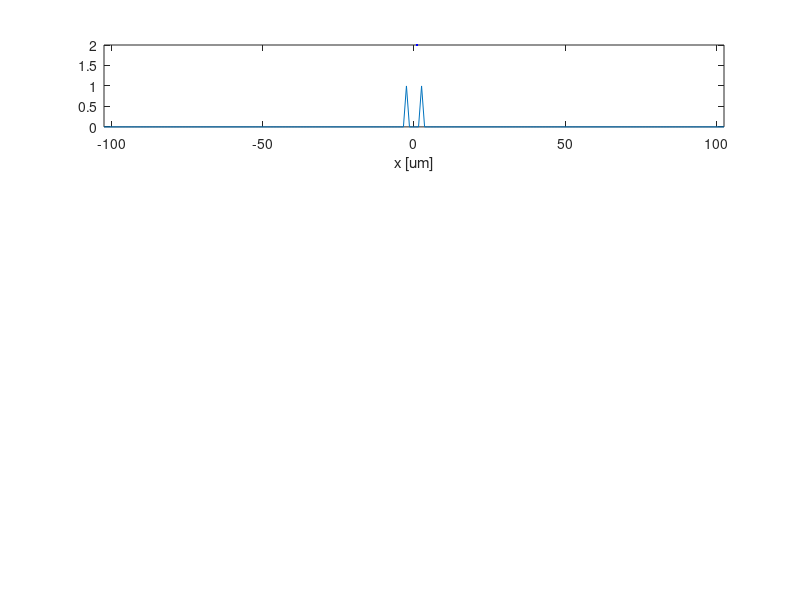

The MATLAB script that drew this image: (Note: this script raises an error after producing the figure.)

% close all
numberOfSlits = [2, 3, 10, 30];
numberOfSlitElements = length(numberOfSlits);
delta_x = 2e-6;
padding = zeros(100, 1);
colorList = ["black", "cyan", "yellow", "magenta"];
discretisationFrequency = 5;   % if even symmetric fft, otherwise not

for i = 1:numberOfSlitElements
    slitPositions = zeros((numberOfSlits(i) - 1) * discretisationFrequency, 1);
    intervalLength = length(slitPositions);
    for j = 1:(numberOfSlits(i) * discretisationFrequency)
        if mod(j - 1, discretisationFrequency) == 0
            slitPositions(j) = 1;
        end
    end
    slitPositions = [padding' slitPositions' padding']';
    freqStep = discretisationFrequency / length(slitPositions);
    if mod(numberOfSlits(i), 2) == 0
        xVector = (-(length(padding) + intervalLength / 2): ...
            (length(padding) + intervalLength / 2));
        N = length(slitPositions) / 2 + 1;
    else
        xVector = (-(length(padding) + intervalLength / 2): ...
            (length(padding) + intervalLength / 2));
        N = length(slitPositions) / 2 + 1;
    end
    
    figure(1)
    hold on
    subplot(numberOfSlitElements, 1, i)
    plot(xVector, slitPositions, linewidth=2, color=colorList(i))
    xlabel("x [um]")
    xlim([min(xVector), max(xVector)])
    sgt = sgtitle("Slit position");
    sgt.FontSize = 36;
    figure(2)
    spectralFunction = abs(fft(slitPositions));
    spectralFunction = fftshift(spectralFunction);
    spectralFunction = spectralFunction / max(spectralFunction);
    xVector = xVector * 1e-2;
    subplot(numberOfSlitElements, 1, i)
    plot(xVector, spectralFunction, linewidth=2, color=colorList(i))
%     xlim([-1, 1])
    label = strcat('Slits: ', num2str(numberOfSlits(i)));
    legend(label)
    sgt = sgtitle("Spectral Function");
    sgt.FontSize = 36;
    
    binVector = linspace(0, freqStep * N, length(slitPositions));
    binVector = binVector - (freqStep * N / 2);
    figure(4)
    subplot(numberOfSlitElements, 1, i)
    plot(binVector, spectralFunction, linewidth=2, color=colorList(i))
%     xlim([-1, 1])
    sgt = sgtitle("Spectral Function");
    sgt.FontSize = 36;
    label = strcat('Slits: ', num2str(numberOfSlits(i)));
    legend(label)
end


